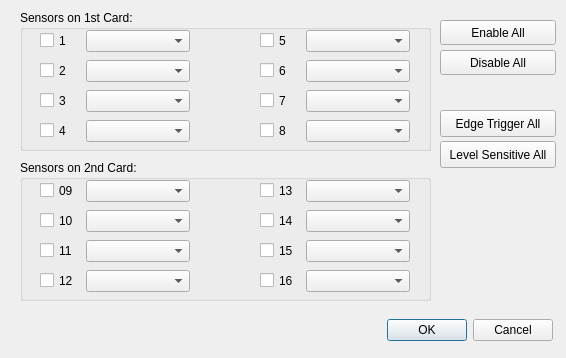
<ui version="4.0" >
 <class>SensorsCnfgDialog</class>
 <widget class="QDialog" name="SensorsCnfgDialog" >
  <property name="windowModality" >
   <enum>Qt::ApplicationModal</enum>
  </property>
  <property name="geometry" >
   <rect>
    <x>0</x>
    <y>0</y>
    <width>566</width>
    <height>358</height>
   </rect>
  </property>
  <property name="windowTitle" >
   <string>Sensor Configuration</string>
  </property>
  <widget class="QGroupBox" name="uiGrp1stCardSensors" >
   <property name="geometry" >
    <rect>
     <x>20</x>
     <y>10</y>
     <width>411</width>
     <height>141</height>
    </rect>
   </property>
   <property name="title" >
    <string>Sensors on 1st Card:</string>
   </property>
   <widget class="QComboBox" name="uiComboSensor1Trigger" >
    <property name="geometry" >
     <rect>
      <x>66</x>
      <y>20</y>
      <width>104</width>
      <height>22</height>
     </rect>
    </property>
   </widget>
   <widget class="QComboBox" name="uiComboSensor2Trigger" >
    <property name="geometry" >
     <rect>
      <x>66</x>
      <y>50</y>
      <width>104</width>
      <height>22</height>
     </rect>
    </property>
   </widget>
   <widget class="QComboBox" name="uiComboSensor3Trigger" >
    <property name="geometry" >
     <rect>
      <x>66</x>
      <y>80</y>
      <width>104</width>
      <height>22</height>
     </rect>
    </property>
   </widget>
   <widget class="QComboBox" name="uiComboSensor4Trigger" >
    <property name="geometry" >
     <rect>
      <x>66</x>
      <y>110</y>
      <width>104</width>
      <height>22</height>
     </rect>
    </property>
   </widget>
   <widget class="QComboBox" name="uiComboSensor5Trigger" >
    <property name="geometry" >
     <rect>
      <x>286</x>
      <y>20</y>
      <width>104</width>
      <height>22</height>
     </rect>
    </property>
   </widget>
   <widget class="QComboBox" name="uiComboSensor6Trigger" >
    <property name="geometry" >
     <rect>
      <x>286</x>
      <y>50</y>
      <width>104</width>
      <height>22</height>
     </rect>
    </property>
   </widget>
   <widget class="QComboBox" name="uiComboSensor7Trigger" >
    <property name="geometry" >
     <rect>
      <x>286</x>
      <y>80</y>
      <width>104</width>
      <height>22</height>
     </rect>
    </property>
   </widget>
   <widget class="QComboBox" name="uiComboSensor8Trigger" >
    <property name="geometry" >
     <rect>
      <x>286</x>
      <y>110</y>
      <width>104</width>
      <height>22</height>
     </rect>
    </property>
   </widget>
   <widget class="QCheckBox" name="uiChkEnableSensor1" >
    <property name="geometry" >
     <rect>
      <x>20</x>
      <y>20</y>
      <width>40</width>
      <height>21</height>
     </rect>
    </property>
    <property name="text" >
     <string>1</string>
    </property>
   </widget>
   <widget class="QCheckBox" name="uiChkEnableSensor2" >
    <property name="geometry" >
     <rect>
      <x>20</x>
      <y>50</y>
      <width>39</width>
      <height>21</height>
     </rect>
    </property>
    <property name="text" >
     <string>2</string>
    </property>
   </widget>
   <widget class="QCheckBox" name="uiChkEnableSensor3" >
    <property name="geometry" >
     <rect>
      <x>20</x>
      <y>80</y>
      <width>40</width>
      <height>21</height>
     </rect>
    </property>
    <property name="text" >
     <string>3</string>
    </property>
   </widget>
   <widget class="QCheckBox" name="uiChkEnableSensor4" >
    <property name="geometry" >
     <rect>
      <x>20</x>
      <y>110</y>
      <width>40</width>
      <height>21</height>
     </rect>
    </property>
    <property name="text" >
     <string>4</string>
    </property>
   </widget>
   <widget class="QCheckBox" name="uiChkEnableSensor5" >
    <property name="geometry" >
     <rect>
      <x>240</x>
      <y>20</y>
      <width>39</width>
      <height>21</height>
     </rect>
    </property>
    <property name="text" >
     <string>5</string>
    </property>
   </widget>
   <widget class="QCheckBox" name="uiChkEnableSensor6" >
    <property name="geometry" >
     <rect>
      <x>240</x>
      <y>50</y>
      <width>40</width>
      <height>21</height>
     </rect>
    </property>
    <property name="text" >
     <string>6</string>
    </property>
   </widget>
   <widget class="QCheckBox" name="uiChkEnableSensor7" >
    <property name="geometry" >
     <rect>
      <x>240</x>
      <y>80</y>
      <width>39</width>
      <height>21</height>
     </rect>
    </property>
    <property name="text" >
     <string>7</string>
    </property>
   </widget>
   <widget class="QCheckBox" name="uiChkEnableSensor8" >
    <property name="geometry" >
     <rect>
      <x>240</x>
      <y>110</y>
      <width>40</width>
      <height>21</height>
     </rect>
    </property>
    <property name="text" >
     <string>8</string>
    </property>
   </widget>
  </widget>
  <widget class="QGroupBox" name="uiGrp2ndCardSensors" >
   <property name="geometry" >
    <rect>
     <x>20</x>
     <y>160</y>
     <width>411</width>
     <height>141</height>
    </rect>
   </property>
   <property name="title" >
    <string>Sensors on 2nd Card:</string>
   </property>
   <widget class="QCheckBox" name="uiChkEnableSensor09" >
    <property name="geometry" >
     <rect>
      <x>20</x>
      <y>20</y>
      <width>40</width>
      <height>21</height>
     </rect>
    </property>
    <property name="text" >
     <string>09</string>
    </property>
   </widget>
   <widget class="QComboBox" name="uiComboSensor09Trigger" >
    <property name="geometry" >
     <rect>
      <x>66</x>
      <y>20</y>
      <width>104</width>
      <height>22</height>
     </rect>
    </property>
   </widget>
   <widget class="QCheckBox" name="uiChkEnableSensor10" >
    <property name="geometry" >
     <rect>
      <x>20</x>
      <y>50</y>
      <width>39</width>
      <height>21</height>
     </rect>
    </property>
    <property name="text" >
     <string>10</string>
    </property>
   </widget>
   <widget class="QComboBox" name="uiComboSensor10Trigger" >
    <property name="geometry" >
     <rect>
      <x>66</x>
      <y>50</y>
      <width>104</width>
      <height>22</height>
     </rect>
    </property>
   </widget>
   <widget class="QCheckBox" name="uiChkEnableSensor11" >
    <property name="geometry" >
     <rect>
      <x>20</x>
      <y>80</y>
      <width>40</width>
      <height>21</height>
     </rect>
    </property>
    <property name="text" >
     <string>11</string>
    </property>
   </widget>
   <widget class="QComboBox" name="uiComboSensor11Trigger" >
    <property name="geometry" >
     <rect>
      <x>66</x>
      <y>80</y>
      <width>104</width>
      <height>22</height>
     </rect>
    </property>
   </widget>
   <widget class="QCheckBox" name="uiChkEnableSensor12" >
    <property name="geometry" >
     <rect>
      <x>20</x>
      <y>110</y>
      <width>40</width>
      <height>21</height>
     </rect>
    </property>
    <property name="text" >
     <string>12</string>
    </property>
   </widget>
   <widget class="QComboBox" name="uiComboSensor12Trigger" >
    <property name="geometry" >
     <rect>
      <x>66</x>
      <y>110</y>
      <width>104</width>
      <height>22</height>
     </rect>
    </property>
   </widget>
   <widget class="QCheckBox" name="uiChkEnableSensor13" >
    <property name="geometry" >
     <rect>
      <x>240</x>
      <y>20</y>
      <width>39</width>
      <height>21</height>
     </rect>
    </property>
    <property name="text" >
     <string>13</string>
    </property>
   </widget>
   <widget class="QComboBox" name="uiComboSensor13Trigger" >
    <property name="geometry" >
     <rect>
      <x>286</x>
      <y>20</y>
      <width>104</width>
      <height>22</height>
     </rect>
    </property>
   </widget>
   <widget class="QCheckBox" name="uiChkEnableSensor14" >
    <property name="geometry" >
     <rect>
      <x>240</x>
      <y>50</y>
      <width>40</width>
      <height>21</height>
     </rect>
    </property>
    <property name="text" >
     <string>14</string>
    </property>
   </widget>
   <widget class="QComboBox" name="uiComboSensor14Trigger" >
    <property name="geometry" >
     <rect>
      <x>286</x>
      <y>50</y>
      <width>104</width>
      <height>22</height>
     </rect>
    </property>
   </widget>
   <widget class="QComboBox" name="uiComboSensor15Trigger" >
    <property name="geometry" >
     <rect>
      <x>286</x>
      <y>80</y>
      <width>104</width>
      <height>22</height>
     </rect>
    </property>
   </widget>
   <widget class="QCheckBox" name="uiChkEnableSensor15" >
    <property name="geometry" >
     <rect>
      <x>240</x>
      <y>80</y>
      <width>39</width>
      <height>21</height>
     </rect>
    </property>
    <property name="text" >
     <string>15</string>
    </property>
   </widget>
   <widget class="QComboBox" name="uiComboSensor16Trigger" >
    <property name="geometry" >
     <rect>
      <x>286</x>
      <y>110</y>
      <width>104</width>
      <height>22</height>
     </rect>
    </property>
   </widget>
   <widget class="QCheckBox" name="uiChkEnableSensor16" >
    <property name="geometry" >
     <rect>
      <x>240</x>
      <y>110</y>
      <width>40</width>
      <height>21</height>
     </rect>
    </property>
    <property name="text" >
     <string>16</string>
    </property>
   </widget>
  </widget>
  <widget class="QPushButton" name="uiBtnEdgeTriggerAll" >
   <property name="geometry" >
    <rect>
     <x>440</x>
     <y>110</y>
     <width>116</width>
     <height>27</height>
    </rect>
   </property>
   <property name="text" >
    <string>Edge Trigger All</string>
   </property>
  </widget>
  <widget class="QPushButton" name="uiBtnEnableAll" >
   <property name="geometry" >
    <rect>
     <x>440</x>
     <y>20</y>
     <width>116</width>
     <height>25</height>
    </rect>
   </property>
   <property name="text" >
    <string>Enable All</string>
   </property>
  </widget>
  <widget class="QPushButton" name="uiBtnDisableAll" >
   <property name="geometry" >
    <rect>
     <x>440</x>
     <y>50</y>
     <width>116</width>
     <height>25</height>
    </rect>
   </property>
   <property name="text" >
    <string>Disable All</string>
   </property>
  </widget>
  <widget class="QPushButton" name="uiBtnLevelSensitiveAll" >
   <property name="geometry" >
    <rect>
     <x>440</x>
     <y>141</y>
     <width>116</width>
     <height>27</height>
    </rect>
   </property>
   <property name="text" >
    <string>Level Sensitive All</string>
   </property>
  </widget>
  <widget class="QDialogButtonBox" name="buttonBox" >
   <property name="geometry" >
    <rect>
     <x>380</x>
     <y>310</y>
     <width>180</width>
     <height>41</height>
    </rect>
   </property>
   <property name="orientation" >
    <enum>Qt::Horizontal</enum>
   </property>
   <property name="standardButtons" >
    <set>QDialogButtonBox::Cancel|QDialogButtonBox::Ok</set>
   </property>
   <property name="centerButtons" >
    <bool>true</bool>
   </property>
  </widget>
 </widget>
 <resources/>
 <connections>
  <connection>
   <sender>buttonBox</sender>
   <signal>rejected()</signal>
   <receiver>SensorsCnfgDialog</receiver>
   <slot>close()</slot>
   <hints>
    <hint type="sourcelabel" >
     <x>288</x>
     <y>392</y>
    </hint>
    <hint type="destinationlabel" >
     <x>277</x>
     <y>174</y>
    </hint>
   </hints>
  </connection>
  <connection>
   <sender>buttonBox</sender>
   <signal>accepted()</signal>
   <receiver>SensorsCnfgDialog</receiver>
   <slot>accept()</slot>
   <hints>
    <hint type="sourcelabel" >
     <x>319</x>
     <y>380</y>
    </hint>
    <hint type="destinationlabel" >
     <x>317</x>
     <y>400</y>
    </hint>
   </hints>
  </connection>
 </connections>
</ui>
